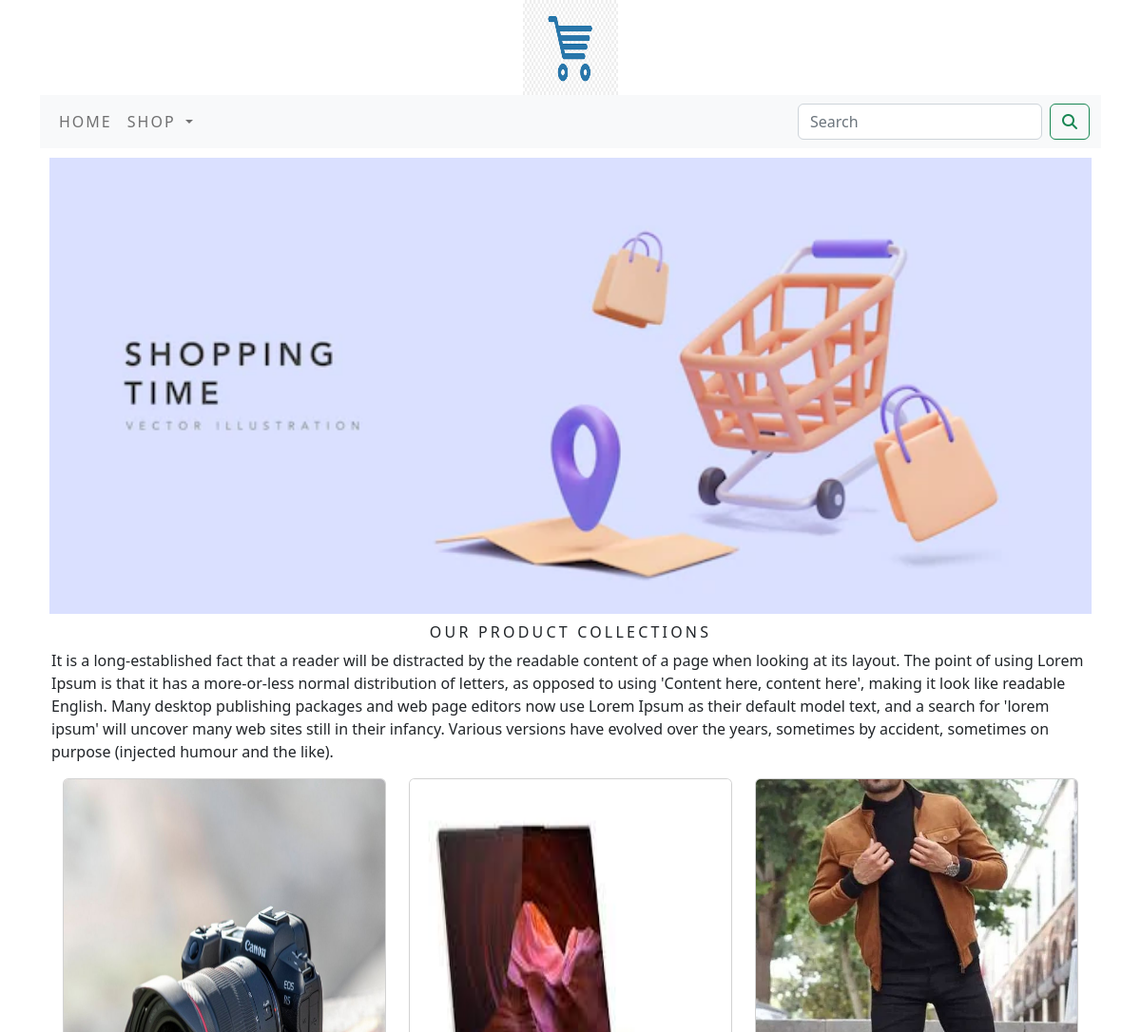
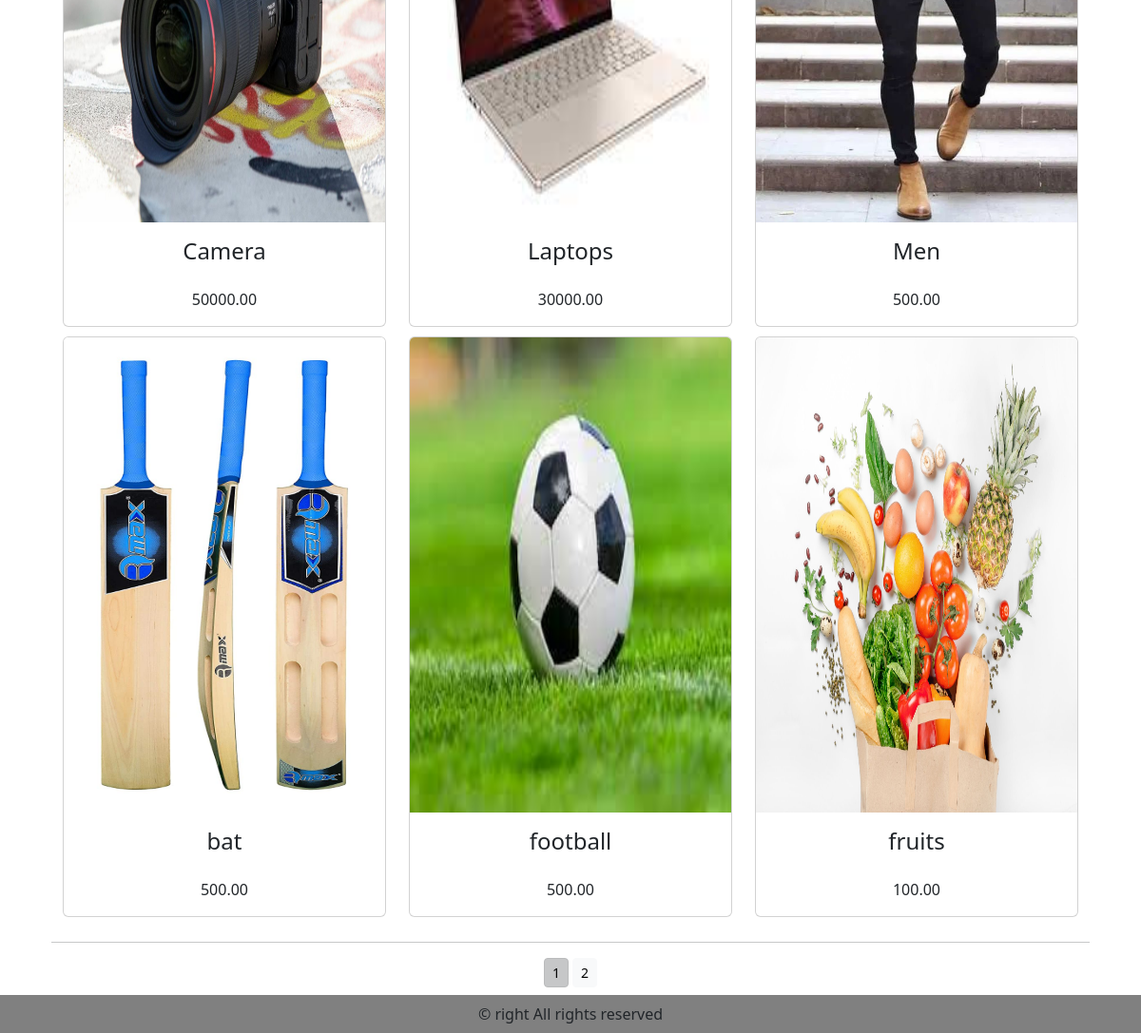
The page / on the database its author committed (2 pictures, top to bottom).
### shop/models.py (models this page shows, shortened)
class Products(models.Model):
    name = models.CharField(max_length=250, unique=True)
    slug = models.SlugField(max_length=200, unique=True)
    description = models.CharField(max_length=200, blank=True)
    image = models.ImageField(upload_to='products', blank=True)
    price = models.DecimalField(max_digits=10, decimal_places=2)
    category = models.ForeignKey(Category, on_delete=models.CASCADE)
    stock = models.IntegerField()
    available = models.BooleanField(default=True)
    created = models.DateTimeField(auto_now_add=True)
    updated = models.DateTimeField(auto_now=True)
    def get_url(self):
        return reverse("shop:prod_detail", args=[self.category.slug, self.slug])
    class Meta:
        ordering = ('name',)
        verbose_name = 'PRODUCT'
        verbose_name_plural = 'PRODUCTS'

### shop/views.py (the view)
# urls.py: path('', views.allProdCat, name='allProdCat'),
def allProdCat(request, c_slug=None):
    c_page = None
    products = None
    if c_slug is not None:
        c_page = get_object_or_404(Category, slug=c_slug)
        products_list = Products.objects.all().filter(category=c_page, available=True)
    else:
        products_list = Products.objects.all().filter(available=True)
    paginator = Paginator(products_list, 6)
    try:
        page = int(request.GET.get('page', 1))
    except:
        page = 1
    try:
        products = paginator.page(page)
    except (EmptyPage, InvalidPage):
        products = paginator.page(paginator.num_pages)
    return render(request, "category.html", {'category': c_page, 'products': products})

### cart/context_processors.py (called while the page is built)
def counter(request):
    item_count = 0
    if 'admin' in request.path:
        return {}
    else:
        try:
            cart = Cart.objects.filter(cart_id=cart_id(request))
            cart_items = CartItem.objects.all().filter(cart=cart[:1])
            for cart_item in cart_items:
                print(cart_item.quantity)
                item_count += cart_item.quantity
        except Cart.DoesNotExist:
            item_count = 0
        return dict(item_count=item_count)

### cart/views.py (called while the page is built)
def cart_id(request):
    cart = request.session.session_key
    if not cart:
        cart = request.session.create()
    return cart

### shop/context_processors.py (called while the page is built)
def menu_links(request):
    links = Category.objects.all()
    return dict(links=links)

### shop/models.py (called while the page is built)
    def get_url(self):
        return reverse("shop:products_by_category", args=[self.slug])

### templates/category.html (shortened to what this page needs)
{% extends 'base.html' %}
{% load static %}
{% block body %}
<div class="mx-auto">
    {% if category %}
    <img class="my_image" src="{{category.image.url}}" alt="{{category.name}}" >
</div>
<div>
    <h1 class="text-center my_title">{{category.name}}</h1>
    <p class="text-center">{{category.description}}</p>
</div>
<br>
    {% else %}
<div>
    <div>
        <img class="my_image my_image_padding" src="{% static 'images/banner.png' %}" alt="image error" >
    </div>
    <div class="container">
        <h1 class="text-center my_title">Our product Collections</h1>
        <p class="text-justify">It is a long-established fact that a reader will be distracted by the readable content of a page when looking at its layout. The point of using Lorem Ipsum is that it has a more-or-less normal distribution of letters, as opposed to using 'Content here, content here', making it look like readable English. Many desktop publishing packages and web page editors now use Lorem Ipsum as their default model text, and a search for 'lorem ipsum' will uncover many web sites still in their infancy. Various versions have evolved over the years, sometimes by accident, sometimes on purpose (injected humour and the like).</p>
    </div>
</div>
{% endif %}
<div class="container">
    <div class="row mx-auto">
        {% for product in products.object_list %}
        <div class="my_bottom_margin col-9 col-sm-12 col-md-4 col-lg-4 ">
            <div class="card text-center" style="min-width:18rem;">
                <a href="{{product.get_url}}"><img class="card-img-top my_image" src="{{product.image.url}}" alt="image" ></a>
                <h4 class="card-body" >{{product.name}}</h4>
                <p>{{product.price}}</p>
            </div>
        </div>
        {% endfor %}
    </div>
    <div class="mx-auto">
        {% if products.paginator.num_pages > 1 %}
        <hr>
        <div class="text-center">
            {% for pg in products.paginator.page_range %}
                <a href="?page={{pg}}" class="btn btn-light btn-sm {% if products.number == pg %} active {% endif %}">{{pg}}</a>
            {% endfor %}
        </div>
        {% endif %}
    </div>
    <br>
</div>
<br>
{% endblock%}

### templates/base.html (shortened to what this page needs)
{% load static %}
<!DOCTYPE html>
<html lang="en">
<head>
    <link rel="stylesheet" href="{% static 'css/custom.css' %}">
    <link href="{% static 'css/bootstrap.min.css' %}" rel="stylesheet" >
</head>
<body>
    <div class="container">
    {% include 'header.html' %}
    {% include 'navbar.html' %}
    {% block body %}
    {% endblock %}
    </div>
{% include 'footer.html' %}
</body>
</html>

### templates/header.html
{% load static %}
<header>
    <center><a href="{% url 'shop:allProdCat' %}"><img src="{% static 'images/logo.png' %}" alt="missing" width="100px;" height="100px;"></a></center>
</header>

### templates/navbar.html (shortened to what this page needs)
<nav class="navbar navbar-expand-lg bg-light">
  <div class="container-fluid">
    <div class="collapse navbar-collapse" id="navbarSupportedContent">
      <ul class="navbar-nav me-auto mb-2 mb-lg-0">
        <li class="nav-item">
          <a class="nav-link" href="{% url 'shop:allProdCat' %}">Home</a>
        </li>
        <li class="nav-item dropdown">
          <a class="nav-link dropdown-toggle" href="#" role="button" data-bs-toggle="dropdown" aria-expanded="false">
            Shop
          </a>
        </li>
      </ul>
      <form method="get" action="{% url 'search_app:SearchProduct' %}" class="d-flex" role="search">
        <input class="form-control me-2" type="search" placeholder="Search" name='q' aria-label="Search">
        <button class="btn btn-outline-success" type="submit"><i class="fa fa-search"></i></button>
      </form>
    </div>
  </div>
</nav>

### templates/footer.html
<div class="mx-auto">
<div class="footer fixed-bottom my_footer">
    <p class="text-center p-2">&copy right All rights reserved</p>
</div>
</div>

### static/css/custom.css (style rules this page uses)
body { font-family: "Lucida Console", "Courier New", monospace; }
.nav-item { letter-spacing: 2px; text-transform : uppercase; font-size : 16px; }
.my_footer p { padding-top:20px; font-size:16px; }
.my_footer { background-color:grey; height:40px; }
.my_image { width:100%; height:500px; }
.my_title { font-size:16px; text-transform:uppercase; letter-spacing:.2em; }
.my_image_padding { padding:10px; }
.my_bottom_margin { margin-bottom:10px; }

### rows shown on the page
Products: image (picture), name "Camera", price "50000.00"
Products: image (picture), name "Laptops", price "30000.00"
Products: image (picture), name "Men", price "500.00"
Products: image (picture), name "bat", price "500.00"
Products: image (picture), name "football", price "500.00"
Products: image (picture), name "fruits", price "100.00"

### other values the page prints
{{ pg }} "1" "2"
